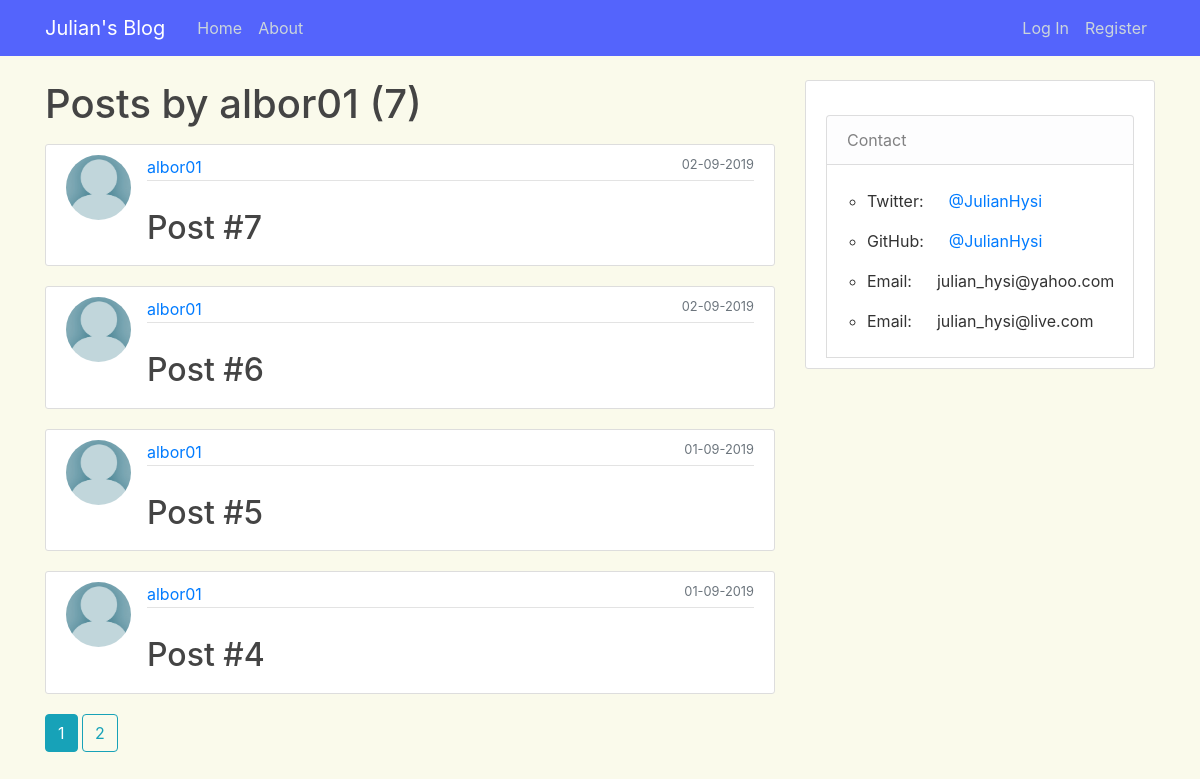
/user/albor01, run on the app's committed database.
### personal_blog/models.py (models this page shows, shortened)
class User(db.Model, UserMixin):
    id = db.Column(db.Integer, primary_key=True)
    username = db.Column(db.String(20), unique=True, nullable=False)
    email = db.Column(db.String(120), unique=True, nullable=False)
    profile_pic = db.Column(db.String(20), nullable=False, default='default.jpeg')
    password = db.Column(db.String(60), nullable=False)
    posts = db.relationship('Post', backref='author', lazy=True) #'Post' in uppercase because it references the class name

class Post(db.Model):
    id = db.Column(db.Integer, primary_key=True)
    title = db.Column(db.String(120), nullable=False)
    date_posted = db.Column(db.DateTime, nullable=False, default=datetime.utcnow)
    content = db.Column(db.Text, nullable=False)
    user_id = db.Column(db.Integer, db.ForeignKey('user.id'), nullable=False) #'user' in lowercase because it references the table name

### personal_blog/routes.py (the view)
@app.route("/user/<string:username>")
def user_posts(username):
    page = request.args.get('page', 1, type=int) #url query parameter
    user = User.query.filter_by(username=username).first_or_404()
    posts = Post.query.filter_by(author=user)\
        .order_by(Post.date_posted.desc())\
        .paginate(page=page, per_page=4)
    return render_template('user_posts.html', posts=posts, user=user)

### personal_blog/templates/user_posts.html
{% extends "layout.html" %}
{% block content %}
    <h1 class="mb-3">Posts by {{ user.username }} ({{ posts.total }})</h1>
    {% for post in posts.items %}
    <article class="media content-section">
        <a href="{{ url_for('user_posts', username=post.author.username) }}">
            <img class="rounded-circle article-img" src="{{ url_for('static', filename='profile_pics/' + post.author.profile_pic) }}">
        </a>
        <div class="media-body">
            <div class="article-metadata">
                <a class="mr-2" href="{{ url_for('user_posts', username=post.author.username) }}">{{ post.author.username }}</a>
                <small class="text-muted right"> {{ post.date_posted.strftime('%d-%m-%Y') }} </small>
            </div> <br>
            <h2><a class="article-title" href="{{ url_for('post', post_id=post.id) }}">{{ post.title }}</a></h2>
        </div>
    </article>
    {% endfor %}
    {% for page_num in posts.iter_pages(left_edge=1, right_edge=1, left_current=1, right_current=2) %}
        {% if page_num %}
            {% if posts.page == page_num %}
                <a class="btn btn-info mb-4" href="{{ url_for('user_posts', username=user.username, page=page_num) }}">{{ page_num}}</a>
            {% else %}
                <a class="btn btn-outline-info mb-4" href="{{ url_for('user_posts', username=user.username, page=page_num) }}">{{ page_num}}</a>
            {% endif %}
        {% else %}
            ...
        {% endif %}
    {% endfor %}
{% endblock content %}

### personal_blog/static/main.css (style rules this page uses)
body { background: #fafaeb; color: #333333; margin-top: 5rem; }
h1, h2, h3, h4, h5, h6 { color: #444444; }
.content-section { background: #ffffff; padding: 10px 20px; border: 1px solid #dddddd; border-radius: 3px; margin-bottom: 20px; }
.article-title { color: #444444; }
.article-img { height: 65px; width: 65px; margin-right: 16px; }
.article-metadata { padding-bottom: 1px; margin-bottom: 4px; border-bottom: 1px solid #e3e3e3 }
.right { float: right; }

### data on the page
User: username "albor01"
Post: profile_pic (placeholder picture), author.username "albor01", date_posted "02-09-2019", title "Post #7"
Post: profile_pic (placeholder picture), author.username "albor01", date_posted "02-09-2019", title "Post #6"
Post: profile_pic (placeholder picture), author.username "albor01", date_posted "01-09-2019", title "Post #5"
Post: profile_pic (placeholder picture), author.username "albor01", date_posted "01-09-2019", title "Post #4"

### other printed values
{{ posts.total }} "7"
{{ page_num }} "1"
{{ page_num }} "2"
